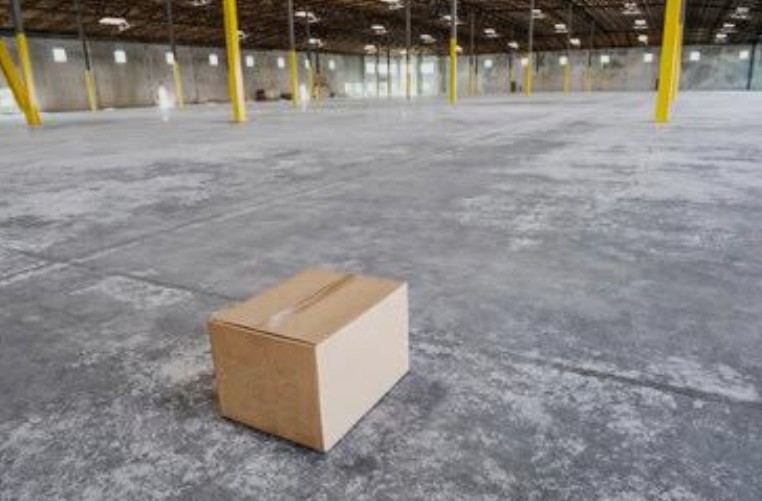
#> input picture eval/dataset/images/img_001.jpg, 762 x 501 px; its folder holds only this picture in this run
$ python audit_dataset_leakage.py
#> lines starting #> are read from the running program, lines starting #| are printed output that depends on the picture
"""Audit Roboflow splits for exact and visually near-duplicate images."""

from __future__ import annotations

import argparse
import csv
import hashlib
from dataclasses import dataclass
from pathlib import Path

import numpy as np
from PIL import Image, ImageOps

ROOT = Path(__file__).resolve().parents[1]
IMAGE_SUFFIXES = {".jpg", ".jpeg", ".png", ".bmp", ".webp"}


@dataclass(frozen=True)
class ImageFingerprint:
    """Comparable identity and perceptual features for one image."""

    path: Path
    sha256: str
    pixel_sha256: str
    dhash: int


def iter_images(directory: Path) -> list[Path]:
    """Return supported image files in deterministic path order."""
    return sorted(
        path
        for path in directory.iterdir()
        if path.is_file() and path.suffix.lower() in IMAGE_SUFFIXES
    )


def difference_hash(image: Image.Image, size: int = 8) -> int:
    """Calculate a compact horizontal perceptual difference hash."""
    grayscale = ImageOps.exif_transpose(image).convert("L")
    resized = grayscale.resize((size + 1, size), Image.Resampling.LANCZOS)
    pixels = list(resized.getdata())
    value = 0
    for row in range(size):
        offset = row * (size + 1)
        for column in range(size):
            value = (value << 1) | (
                pixels[offset + column] > pixels[offset + column + 1]
            )
    return value


def fingerprint(path: Path) -> ImageFingerprint:
    """Build exact and perceptual fingerprints for an image file."""
    digest = hashlib.sha256(path.read_bytes()).hexdigest()
    with Image.open(path) as image:
        normalized = ImageOps.exif_transpose(image).convert("RGB")
        dhash = difference_hash(normalized)
        pixel_digest = hashlib.sha256(normalized.tobytes()).hexdigest()
    return ImageFingerprint(
        path=path,
        sha256=digest,
        pixel_sha256=pixel_digest,
        dhash=dhash,
    )


def normalized_pixel_mae(first: Path, second: Path, size: int = 128) -> float:
    """Measure resized RGB pixel difference normalized to zero through one."""

    def normalized_pixels(path: Path) -> np.ndarray:
        """Load one image as an orientation-corrected normalized RGB array."""
        with Image.open(path) as image:
            normalized = ImageOps.exif_transpose(image).convert("RGB")
            resized = normalized.resize((size, size), Image.Resampling.LANCZOS)
            return np.asarray(resized, dtype=np.float32)

    return float(np.abs(normalized_pixels(first) - normalized_pixels(second)).mean())


def compare_splits(
    reference: list[ImageFingerprint],
    candidate: list[ImageFingerprint],
    max_distance: int,
) -> list[tuple[ImageFingerprint, ImageFingerprint, int, bool, bool]]:
    """Find exact and near-duplicate images across two dataset splits."""
    matches: list[tuple[ImageFingerprint, ImageFingerprint, int, bool, bool]] = []
    for candidate_image in candidate:
        best_reference = min(
            reference,
            key=lambda item: (candidate_image.dhash ^ item.dhash).bit_count(),
        )
        distance = (candidate_image.dhash ^ best_reference.dhash).bit_count()
        exact_file = candidate_image.sha256 == best_reference.sha256
        exact_pixels = candidate_image.pixel_sha256 == best_reference.pixel_sha256
        if exact_file or exact_pixels or distance <= max_distance:
            matches.append(
                (
                    candidate_image,
                    best_reference,
                    distance,
                    exact_file,
                    exact_pixels,
                )
            )
    return matches


def parse_args() -> argparse.Namespace:
    """Parse dataset location and perceptual duplicate threshold."""
    parser = argparse.ArgumentParser(description=__doc__)
    parser.add_argument("--dataset", type=Path, default=ROOT / "dataset")
    parser.add_argument("--max-distance", type=int, default=5)
    parser.add_argument(
        "--output",
        type=Path,
        default=ROOT / "runs" / "leakage_audit.csv",
    )
    return parser.parse_args()


def main() -> None:
    """Audit configured dataset splits and report potential leakage pairs."""
    args = parse_args()
    splits = {
        split: [
            fingerprint(path) for path in iter_images(args.dataset / split / "images")
        ]
        for split in ("train", "valid", "test")
    }
#> in fingerprint, image is the input picture: PIL image 762x501 RGB; mean R, G, B 138.4, 135.1, 133.7
#> in difference_hash, `grayscale = ImageOps.exif_transpose(image).convert("L")`:
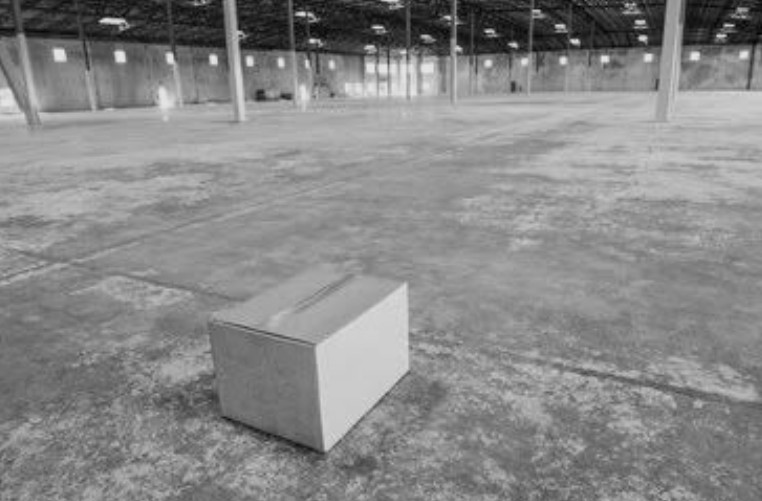
#> grayscale: PIL image 762x501 L; min 2, max 231, mean 136
#> in difference_hash, `pixels = list(resized.getdata())`: pixels = 72 values, max 196 at index 49, min 57 at index 6, mean 136.2
#> after the loop in difference_hash, `for row in range(size):`: value = 12505504208407645029
#> splits = 3 items
    comparisons = [
        ("train", "valid"),
        ("train", "test"),
        ("valid", "test"),
    ]
    rows: list[dict[str, str | int | bool]] = []
    for reference_name, candidate_name in comparisons:
        matches = compare_splits(
            splits[reference_name],
            splits[candidate_name],
            args.max_distance,
        )
#> matches = 1 item
        for candidate, reference, distance, exact_file, exact_pixels in matches:
            rows.append(
                {
                    "reference_split": reference_name,
                    "candidate_split": candidate_name,
                    "reference_image": reference.path.name,
                    "candidate_image": candidate.path.name,
                    "dhash_distance": distance,
                    "normalized_pixel_mae": round(
                        normalized_pixel_mae(candidate.path, reference.path),
                        4,
                    ),
                    "exact_file_match": exact_file,
                    "exact_pixel_match": exact_pixels,
                }
            )
#> in normalized_pixels, `resized = normalized.resize((size, size), Image.Resampling.LANCZOS)`:
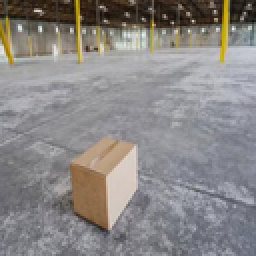
#> resized: PIL image 128x128 RGB (shown 2 times larger); mean R, G, B 138.4, 135.1, 133.7

    args.output.parent.mkdir(parents=True, exist_ok=True)
    with args.output.open("w", newline="", encoding="utf-8") as output_file:
        writer = csv.DictWriter(
            output_file,
            fieldnames=[
                "reference_split",
                "candidate_split",
                "reference_image",
                "candidate_image",
                "dhash_distance",
                "normalized_pixel_mae",
                "exact_file_match",
                "exact_pixel_match",
            ],
        )
        writer.writeheader()
        writer.writerows(rows)

    exact_file_count = sum(bool(row["exact_file_match"]) for row in rows)
#> exact_file_count = 3
    exact_pixel_count = sum(bool(row["exact_pixel_match"]) for row in rows)
#> exact_pixel_count = 3
    near_identical_count = sum(
        float(row["normalized_pixel_mae"]) <= 3.0 for row in rows
    )
#> near_identical_count = 3
    print(
        f"Audited train={len(splits['train'])}, valid={len(splits['valid'])}, "
        f"test={len(splits['test'])} images."
    )
#| Audited train=1, valid=1, test=1 images.
    print(
        f"Found {exact_file_count} byte-identical and "
        f"{exact_pixel_count} pixel-identical cross-split matches, plus "
        f"{near_identical_count} near-identical candidates (pixel MAE <= 3), "
        f"from {len(rows)} perceptual candidates "
        f"(dHash distance <= {args.max_distance})."
    )
#| Found 3 byte-identical and 3 pixel-identical cross-split matches, plus 3 near-identical candidates (pixel MAE <= 3), from 3 perceptual candidates (dHash distance <= 5).
    print(f"Report: {args.output}")


if __name__ == "__main__":
    main()
